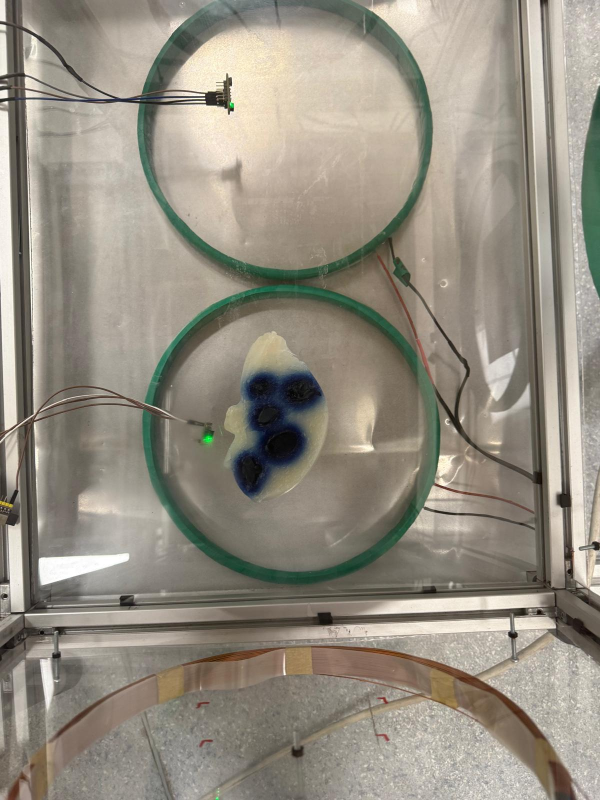
#> input picture tests/kahin/hoca_cv_2026_10/fantom/WhatsApp Image 2026-10-02 at 19.40.11.jpeg, 1200 x 1600 px (shown at 1/2 size)
$ python -i render.py   (imports and definitions only)
#> lines starting #> are read from the running program, lines starting #| are printed output that depends on the picture
#> further down, picture is the input picture: shape (1600, 1200, 3); mean B, G, R 129.9, 142.5, 148.7
# Author: mertaygn, cglrgrkn
"""render.py — Multi-Well 7-panel TR+EN overlay (adaptif font).

Kedi (inference_cat_organ) 10 organ render paterniyle uyumlu:
    - Her kuyucuk numarali (W1, W2, ...)
    - Cabin frame mm koordinati
    - Kanser/saglikli renk kodlu (kirmizi/yesil)

7 panel:
    01_input.jpg          — orijinal giris
    02_yolo_dets.jpg      — YOLO bbox + kontur + conf
    03_yolo_masks.jpg     — YOLO mask + bbox
    04_classify.jpg       — kuyucuk sinif (kanser/saglikli)
    05_local_coords.jpg   — her kuyucuk mm koord + well_id
    06_predictions.jpg    — D[7] bar + E_kanser
    07_combined.jpg       — 6 panel 3x2 grid
"""
from __future__ import annotations
from pathlib import Path

import cv2
import numpy as np


COLOR_CANCER   = (0, 0, 255)         # kirmizi
COLOR_HEALTHY  = (60, 200, 60)       # yesil
COLOR_DETECT   = (255, 200, 0)       # acik mavi
COLOR_ORIGIN   = (255, 255, 0)       # cyan
COLOR_AXIS_X   = (0, 0, 255)
COLOR_AXIS_Y   = (0, 255, 0)
COLOR_TEXT     = (255, 255, 255)
COLOR_BG       = (40, 40, 40)


LANG = {
    "tr": {
        "input":     "Giris",
        "yolo":      "YOLO Kuyucuk Tespiti",
        "masks":     "YOLO Mask + BBox",
        "classify":  "Siniflandirma",
        "coords":    "Cabin Koordinatlari (mm)",
        "predict":   "PEMF Tahminleri",
        "combined":  "Tam Ozet",
        "well_lbl":  "{wid} A={a}px",
        "origin":    "Origin",
        "no_well":   "Kuyucuk bulunamadi",
        "method":    "Yontem: {m}",
        "mm_per_px": "Olcek: {s:.3f} mm/px",
        "mm_per_px_yok": "Olcek: perspektif (ArUco), tek mm/px yok",
        "n_wells":   "Kuyucuk: {n}",
        "n_cancer":  "Kanser: {n}",
        "n_healthy": "Saglikli: {n}",
        "cancer":    "KANSER",
        "healthy":   "SAGLIKLI",
        "E_cancer":  "E_kanser",
        "duty":      "D[7]",
    },
    "en": {
        "input":     "Input",
        "yolo":      "YOLO Well Detection",
        "masks":     "YOLO Mask + BBox",
        "classify":  "Classification",
        "coords":    "Cabin Coordinates (mm)",
        "predict":   "PEMF Predictions",
        "combined":  "Full Summary",
        "well_lbl":  "{wid} A={a}px",
        "origin":    "Origin",
        "no_well":   "No well found",
        "method":    "Method: {m}",
        "mm_per_px": "Scale: {s:.3f} mm/px",
        "mm_per_px_yok": "Scale: perspective (ArUco), no single mm/px",
        "n_wells":   "Wells: {n}",
        "n_cancer":  "Cancer: {n}",
        "n_healthy": "Healthy: {n}",
        "cancer":    "CANCER",
        "healthy":   "HEALTHY",
        "E_cancer":  "E_cancer",
        "duty":      "D[7]",
    },
}


class Style:
    """Goruntu boyutuna gore adaptif stil parametreleri."""
    def __init__(self, image_shape: tuple[int, int]):
        h, w = image_shape[:2]
        short = min(h, w)
        s = max(0.30, min(1.0, short / 1000))
        self.font_small  = max(0.30, s * 0.45)
        self.font_normal = max(0.35, s * 0.55)
        self.font_large  = max(0.45, s * 0.75)
        self.font_title  = max(0.50, s * 0.85)
        self.thick_thin  = max(1, int(s * 1.5))
        self.thick_med   = max(1, int(s * 2.5))
        self.thick_thick = max(2, int(s * 3.5))
        self.dot_small   = max(2, int(s * 4))
        self.dot_med     = max(3, int(s * 6))
        self.dot_large   = max(5, int(s * 10))
        self.ring_med    = max(6, int(s * 12))
        self.ring_large  = max(10, int(s * 18))
        self.header_h    = max(28, int(s * 40))
        self.text_pad    = max(5, int(s * 10))


def _put_text(img, text, org, style: Style, *,
              color=COLOR_TEXT, scale=None, thickness=None, bg=True):
    scale = scale if scale is not None else style.font_normal
    thickness = thickness if thickness is not None else style.thick_thin
    if bg:
        (w, h), _ = cv2.getTextSize(text, cv2.FONT_HERSHEY_SIMPLEX,
                                    scale, thickness)
        x, y = org
        pad = max(2, int(scale * 4))
        cv2.rectangle(img, (x - pad, y - h - pad),
                      (x + w + pad, y + pad), (0, 0, 0), -1)
    cv2.putText(img, text, org, cv2.FONT_HERSHEY_SIMPLEX,
                scale, color, thickness, cv2.LINE_AA)


# [10 lines left out: function _sayi_metni, not called in this run]


def _birim(method: str) -> str:
    return "px" if method == "pixel" else "mm"


def _doz_yok_metni(lang: str) -> str:
    return "olcek yok: doz hesaplanmadi" if lang == "tr" else "no scale: dose not computed"


def _header(img, title, style: Style):
#> called with title = '01 - Giris'
    h, w = img.shape[:2]
    band = np.full((style.header_h, w, 3), COLOR_BG, dtype=np.uint8)
    (tw, th), _ = cv2.getTextSize(title, cv2.FONT_HERSHEY_DUPLEX,
                                  style.font_title, style.thick_med)
    yy = (style.header_h + th) // 2
    cv2.putText(band, title, (style.text_pad, yy), cv2.FONT_HERSHEY_DUPLEX,
                style.font_title, (255, 255, 255),
                style.thick_med, cv2.LINE_AA)
    return np.vstack([band, img])


def _well_color(organ_id: int) -> tuple[int, int, int]:
    return COLOR_CANCER if organ_id == 1 else COLOR_HEALTHY


def panel_01_input(img, lang="tr"):
    style = Style(img.shape)
    return _header(img.copy(), f"01 - {LANG[lang]['input']}", style)


# [10 lines left out: function _olcek_metni, not called in this run]


def panel_02_yolo(img, detections, wells, method, mm_per_px, lang="tr"):
    """YOLO bbox + kontur + conf + well_id."""
    L = LANG[lang]
    style = Style(img.shape)
    out = img.copy()
    if not detections:
        _put_text(out, L["no_well"], (style.text_pad, out.shape[0] // 2),
                  style, color=(0, 0, 255), scale=style.font_large,
                  thickness=style.thick_med)
        return _header(out, f"02 - {L['yolo']}", style)

    # Detections ve wells ayni siralamada
    for i, (det, well) in enumerate(zip(detections, wells), 1):
        col = _well_color(well.organ_id)
        cv2.drawContours(out, [det.contour], -1, col, style.thick_med)
        x1, y1, x2, y2 = (int(v) for v in det.bbox_xyxy)
        cv2.rectangle(out, (x1, y1), (x2, y2), col, style.thick_thin)
        cx, cy = int(det.centroid_px[0]), int(det.centroid_px[1])
        cv2.circle(out, (cx, cy), style.dot_med, col, -1)
        # well_id + conf
        _put_text(out, f"{well.well_id} {det.conf:.2f}",
                  (x1 + 3, y1 - 3), style,
                  color=col, scale=style.font_small)

    H = out.shape[0]
    _put_text(out, L["method"].format(m=method),
              (style.text_pad, H - 2 * (style.header_h // 2)), style)
    _put_text(out, _olcek_metni(L, mm_per_px),
              (style.text_pad, H - style.header_h // 2), style)
    return _header(out, f"02 - {L['yolo']}", style)


def panel_03_masks(img, detections, wells, lang="tr"):
    """YOLO mask overlay + bbox + well_id."""
    L = LANG[lang]
    style = Style(img.shape)
    out = img.copy()
    if detections:
        overlay = np.zeros_like(out)
        for det, well in zip(detections, wells):
            col = _well_color(well.organ_id)
            overlay[det.mask > 0] = col
        out = cv2.addWeighted(out, 0.55, overlay, 0.45, 0)
        for det, well in zip(detections, wells):
            col = _well_color(well.organ_id)
            cv2.drawContours(out, [det.contour], -1, col, style.thick_med)
            x1, y1, x2, y2 = (int(v) for v in det.bbox_xyxy)
            cv2.rectangle(out, (x1, y1), (x2, y2), col, style.thick_thin)
    return _header(out, f"03 - {L['masks']}", style)


def panel_04_classify(img, wells, lang="tr"):
    """Kanser/saglikli siniflandirma — kuyucuk basina label + sayilar."""
#> called with lang = 'tr'
    L = LANG[lang]
    style = Style(img.shape)
    out = img.copy()
    for well in wells:
        col = _well_color(well.organ_id)
        cx, cy = int(well.centroid_px[0]), int(well.centroid_px[1])
        cv2.circle(out, (cx, cy), style.ring_large, col, style.thick_thick)
        label = L["cancer"] if well.organ_id == 1 else L["healthy"]
        _put_text(out, f"{well.well_id}: {label}",
                  (cx - style.ring_large, cy - style.ring_large - 3),
                  style, color=col, scale=style.font_small,
                  thickness=style.thick_thin)
    H = out.shape[0]
    n_cancer = sum(1 for w in wells if w.organ_id == 1)
#> n_cancer = 0
    n_healthy = sum(1 for w in wells if w.organ_id == 0)
#> n_healthy = 0
    _put_text(out, L["n_wells"].format(n=len(wells)),
              (style.text_pad, H - 3 * (style.header_h // 2)), style,
              color=COLOR_TEXT, scale=style.font_normal,
              thickness=style.thick_med)
    _put_text(out, L["n_cancer"].format(n=n_cancer),
              (style.text_pad, H - 2 * (style.header_h // 2)), style,
              color=COLOR_CANCER, scale=style.font_normal,
              thickness=style.thick_med)
    _put_text(out, L["n_healthy"].format(n=n_healthy),
              (style.text_pad, H - style.header_h // 2), style,
              color=COLOR_HEALTHY, scale=style.font_normal,
              thickness=style.thick_med)
#> call 4 of _put_text, with text = 'Saglikli: 0', org = (10, 1580), color = (60, 200, 60), scale = 0.55, thickness = 2, bg = True
#> in _put_text (call 4), `cv2.putText(img, text, org, cv2.FONT_HERSHEY_SIMPLEX, scale, color, th..`:
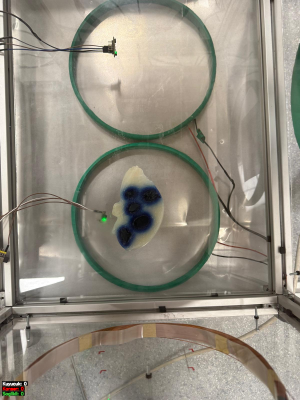
#> img: shape (1600, 1200, 3) (shown at 1/4 size); mean B, G, R 129.8, 142.4, 148.6
    return _header(out, f"04 - {L['classify']}", style)
#> call 4 of _header, with title = '04 - Siniflandirma'
#> in _header (call 4), `(tw, th), _ = cv2.getTextSize(title, cv2.FONT_HERSHEY_DUPLEX, style.fo..`: tw = 267; th = 19
#> in _header (call 4), `yy = (style.header_h + th) // 2`: yy = 29
#> in _header (call 4), `cv2.putText(band, title, (style.text_pad, yy), cv2.FONT_HERSHEY_DUPLEX..`:
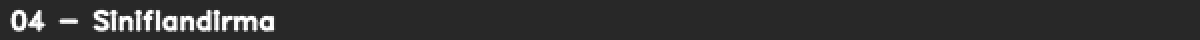
#> band: shape (40, 1200, 3) (shown at 1/2 size); min 40, max 255, mean 50.3


def panel_05_coords(img, wells, lang="tr", method=""):
    """Her kuyucuk mm koordinat (kedi'deki organ koord gibi)."""
#> called with lang = 'tr', method = ''
    L = LANG[lang]
    style = Style(img.shape)
    out = img.copy()
    if wells:
        # Origin: en buyuk kuyucuk merkezi (varsayim — pipeline'da ref_cx,cy)
        primary = max(wells, key=lambda w: w.area_px)
        cx, cy = int(primary.centroid_px[0]), int(primary.centroid_px[1])
        arrow_len = max(40, int(min(out.shape[:2]) * 0.08))
        cv2.circle(out, (cx, cy), style.dot_med, COLOR_ORIGIN, -1)
        cv2.arrowedLine(out, (cx, cy), (cx + arrow_len, cy), COLOR_AXIS_X,
                        style.thick_med, tipLength=0.2)
        cv2.arrowedLine(out, (cx, cy), (cx, cy - arrow_len), COLOR_AXIS_Y,
                        style.thick_med, tipLength=0.2)
        _put_text(out, "+X", (cx + arrow_len + 3, cy + 6), style,
                  color=COLOR_AXIS_X)
        _put_text(out, "+Y", (cx - 10, cy - arrow_len - 3), style,
                  color=COLOR_AXIS_Y)

    for well in wells:
        col = _well_color(well.organ_id)
        px = (int(well.centroid_px[0]), int(well.centroid_px[1]))
        cv2.circle(out, px, style.dot_med, col, -1)
        if well.centroid_cabin_mm is None:  # D1.100: konum çözülemedi
            txt = f"{well.well_id} " + ("konum yok" if lang == "tr" else "no position")
        else:
            x, y, _z = well.centroid_cabin_mm
            txt = f"{well.well_id} ({x:+.1f},{y:+.1f}){_birim(method)}"
        _put_text(out, txt, (px[0] + style.dot_med + 3, px[1]), style,
                  color=col, scale=style.font_small)
    return _header(out, f"05 - {L['coords']}", style)


def panel_06_predictions(img, wells, lang="tr", method=""):
    """Her kuyucuk icin D[7] bar + E_kanser ozeti."""
#> called with lang = 'tr', method = ''
    L = LANG[lang]
    style = Style(img.shape)
    h, w = img.shape[:2]
    overlay = np.zeros_like(img)
    cv2.rectangle(overlay, (0, 0), (w, h), (0, 0, 0), -1)
#> overlay: shape (1600, 1200, 3); every value is 0
    out = cv2.addWeighted(img, 0.20, overlay, 0.80, 0)
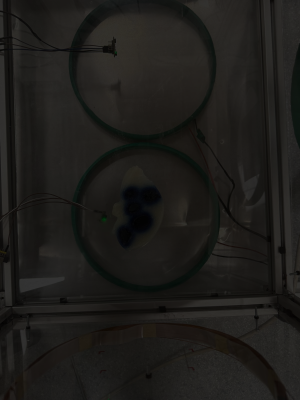
#> out: shape (1600, 1200, 3) (shown at 1/4 size); mean B, G, R 26, 28.5, 29.7

    if not wells:
        _put_text(out, L["no_well"], (w // 2 - int(w * 0.15), h // 2), style,
                  color=(0, 255, 255), scale=style.font_large,
                  thickness=style.thick_med)
#> in _put_text (call 5), `(w, h), _ = cv2.getTextSize(text, cv2.FONT_HERSHEY_SIMPLEX, scale, thi..`: w = 245; h = 17
#> in _put_text (call 5), `cv2.putText(img, text, org, cv2.FONT_HERSHEY_SIMPLEX, scale, color, th..`:
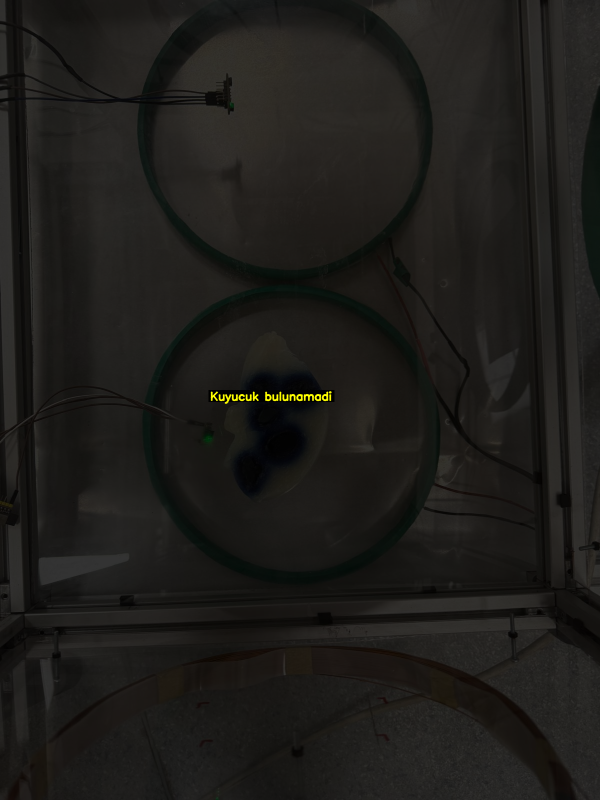
#> img: shape (1600, 1200, 3) (shown at 1/2 size); mean B, G, R 25.9, 28.7, 30
        return _header(out, f"06 - {L['predict']}", style)
#> in _header (call 6), `(tw, th), _ = cv2.getTextSize(title, cv2.FONT_HERSHEY_DUPLEX, style.fo..`: tw = 309
#> in _header (call 6), `return np.vstack([band, img])`:
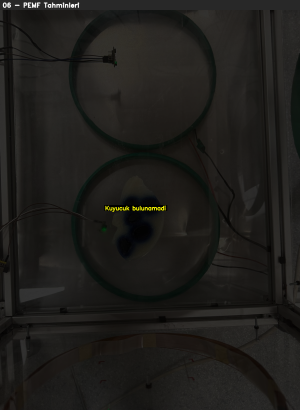
#> returned value: shape (1640, 1200, 3) (shown at 1/4 size); mean of channels 0, 1, 2 26.6, 29.3, 30.5; drawn as B, G, R

    # Her kuyucuk icin satir
    n_show = min(8, len(wells))
    row_h = max(60, (h - 20) // n_show)
    for i, well in enumerate(wells[:n_show]):
        y0 = 10 + i * row_h
        col = _well_color(well.organ_id)
        if well.centroid_cabin_mm is None:  # D1.100: konum çözülemedi
            konum = "(konum yok)" if lang == "tr" else "(no position)"
        else:
            x, y, _z = well.centroid_cabin_mm
            konum = f"({x:+.1f},{y:+.1f}){_birim(method)}"
        head = (f"{well.well_id} {well.label[:1].upper()} "
                f"{konum} E={_sayi_metni(well.E_cancer, 3)}")
        _put_text(out, head, (style.text_pad, y0 + int(row_h * 0.30)),
                  style, color=col,
                  scale=style.font_small, thickness=style.thick_thin)
        # D[7] mini bar
        bar_y = y0 + int(row_h * 0.55)
        bar_w = max(3, (w - 2 * style.text_pad) // 7)
        bar_h_max = max(8, int(row_h * 0.30))
        if not well.D:
            _put_text(out, _doz_yok_metni(lang), (style.text_pad, bar_y + bar_h_max // 2), style,
                      color=(180, 180, 180), scale=style.font_small, bg=False)
        for k, dv in enumerate(well.D):
            bh = max(2, int(bar_h_max * dv))
            bx = style.text_pad + k * bar_w
            cv2.rectangle(out, (bx, bar_y + bar_h_max - bh),
                          (bx + bar_w - 2, bar_y + bar_h_max),
                          (200, 200, 0), -1)
    if len(wells) > n_show:
        _put_text(out, f"... +{len(wells) - n_show}",
                  (style.text_pad, h - style.header_h // 2), style,
                  color=COLOR_TEXT, scale=style.font_small)
    return _header(out, f"06 - {L['predict']}", style)


def panel_07_combined(panels, lang="tr"):
#> called with lang = 'tr'
    L = LANG[lang]
    style = Style(panels[0].shape)
    if len(panels) < 6:
        return _header(panels[0], f"07 - {L['combined']}", style)
    h_target = max(280, panels[0].shape[0])
    resized = []
    for p in panels[:6]:
        rh, rw = p.shape[:2]
        sc = h_target / rh
        rw_new = int(rw * sc)
        resized.append(cv2.resize(p, (rw_new, h_target)))
#> this loop made 6 passes
#> after the loop, resized = 6 items
    rows = []
    for i in range(0, 6, 2):
        a, b = resized[i], resized[i + 1]
        tw = max(a.shape[1], b.shape[1])
        if a.shape[1] != tw:
            a = cv2.resize(a, (tw, h_target))
        if b.shape[1] != tw:
            b = cv2.resize(b, (tw, h_target))
        rows.append(np.hstack([a, b]))
#> after the loop, rows = 3 items
    max_w = max(r.shape[1] for r in rows)
#> max_w = 2400
    aligned = [cv2.copyMakeBorder(r, 0, 0, 0, max_w - r.shape[1],
                                   cv2.BORDER_CONSTANT, value=COLOR_BG)
               for r in rows]
#> aligned = 3 items
    combined = np.vstack(aligned)
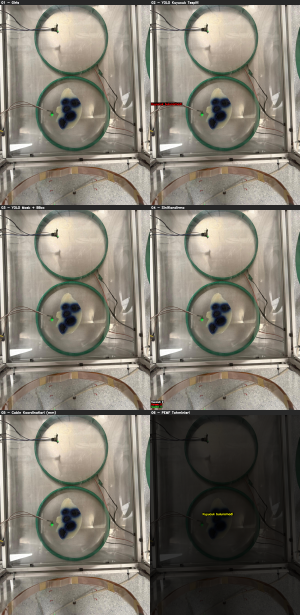
#> combined: shape (4920, 2400, 3) (shown at 1/8 size); mean of channels 0, 1, 2 111.1, 121.7, 127; drawn as B, G, R
    return _header(combined, f"07 - {L['combined']}", Style(combined.shape))
#> in _header (call 7), `(tw, th), _ = cv2.getTextSize(title, cv2.FONT_HERSHEY_DUPLEX, style.fo..`: tw = 214
#> in _header (call 7), `return np.vstack([band, img])`:
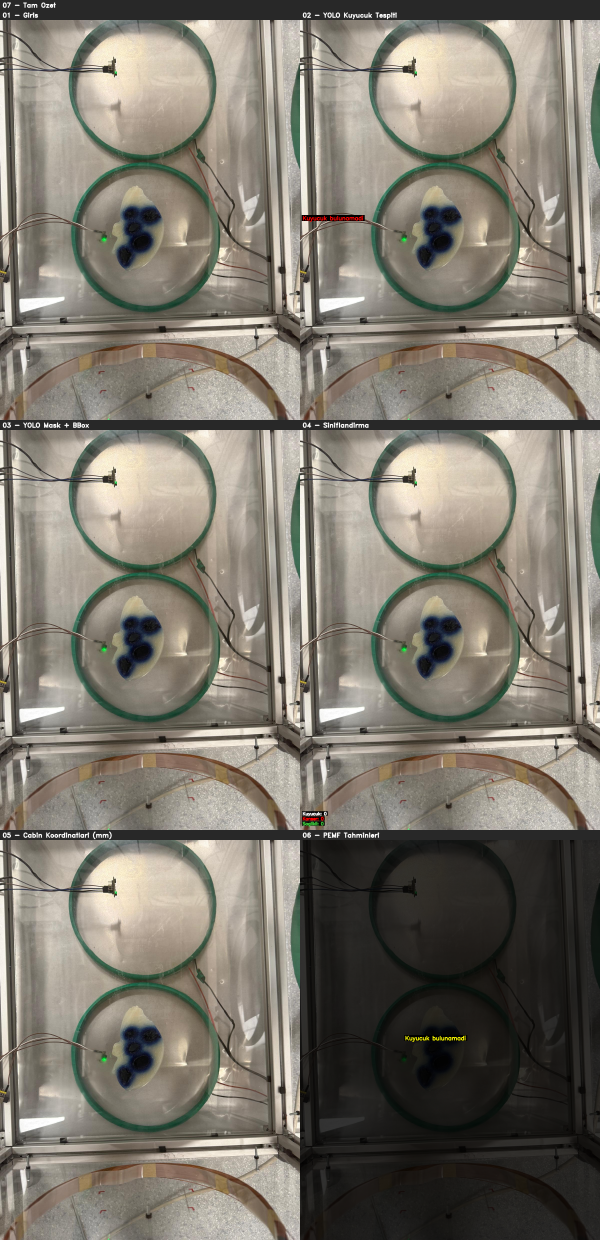
#> returned value: shape (4960, 2400, 3) (shown at 1/4 size); mean of channels 0, 1, 2 110.5, 121.1, 126.3; drawn as B, G, R


def render_all_panels(image_bgr, *, detections=None, marker=None,
                      wells=None, method="", mm_per_px=1.0, lang="tr"):
    """Multi-well 7-panel render.

    Args:
        detections: list[PetriDetection] — YOLO sonuclari (siralı)
        wells: list[WellPrediction] — pipeline tahminleri (siralı, detections ile ayni)
    """
    detections = detections or []
    wells = wells or []
    p01 = panel_01_input(image_bgr, lang)
    p02 = panel_02_yolo(image_bgr, detections, wells, method, mm_per_px, lang)
    p03 = panel_03_masks(image_bgr, detections, wells, lang)
    p04 = panel_04_classify(image_bgr, wells, lang)
    p05 = panel_05_coords(image_bgr, wells, lang, method=method)
    p06 = panel_06_predictions(image_bgr, wells, lang, method=method)
    p07 = panel_07_combined([p01, p02, p03, p04, p05, p06], lang)
    return {
        "01_input":         p01,
        "02_yolo_dets":     p02,
        "03_yolo_masks":    p03,
        "04_classify":      p04,
        "05_local_coords":  p05,
        "06_predictions":   p06,
        "07_combined":      p07,
    }


# [10 lines left out: function save_all_panels, not called in this run]

>>> import cv2
>>> picture = cv2.imread('../../../tests/kahin/hoca_cv_2026_10/fantom/WhatsApp Image 2026-10-02 at 19.40.11.jpeg')
>>> result = render_all_panels(picture)
#> result = 7 items
